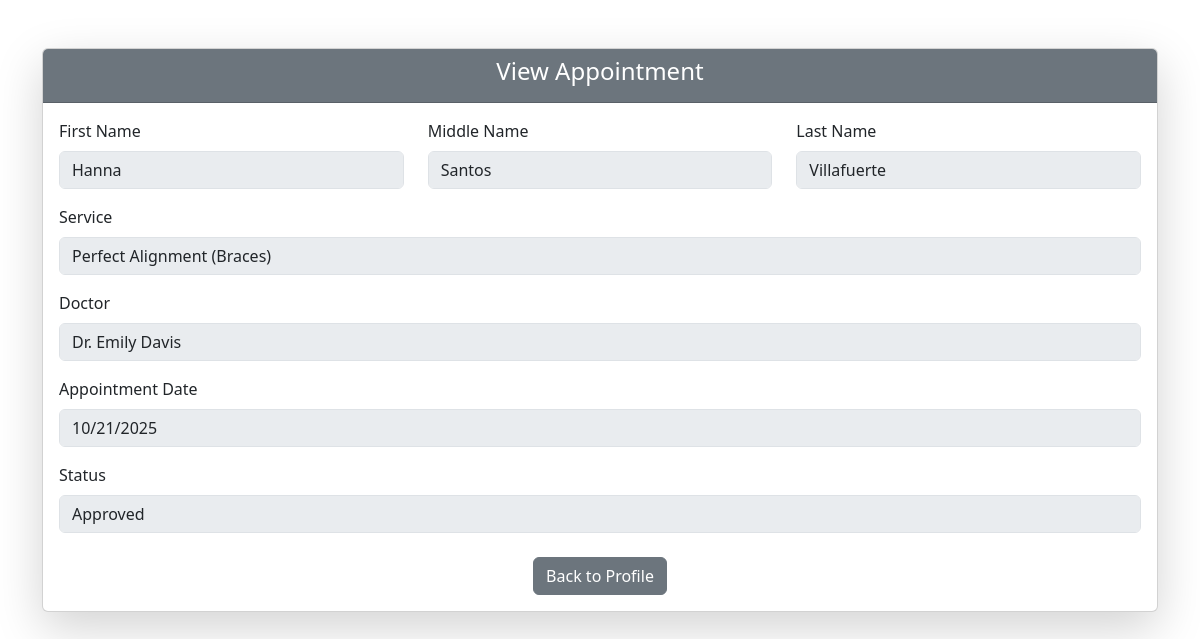
Page /appointment-view.php?id=1 (signed in) on the committed database.
### tables this page shows
CREATE TABLE `appointments` (
  `appointment_id` int NOT NULL,
  `user_id` int DEFAULT NULL,
  `firstname` varchar(50) NOT NULL,
  `middlename` varchar(50) NOT NULL,
  `lastname` varchar(50) NOT NULL,
  `email` varchar(100) NOT NULL,
  `age` varchar(5) NOT NULL,
  `service_id` int DEFAULT NULL,
  `doctor_id` int DEFAULT NULL,
  `appointment_date` date DEFAULT NULL,
  `message` text,
  `created_at` timestamp NULL DEFAULT CURRENT_TIMESTAMP,
  `status` varchar(50) DEFAULT 'Pending'
);

CREATE TABLE `services` (
  `service_id` int NOT NULL,
  `category_id` int DEFAULT NULL,
  `service_name` varchar(100) NOT NULL
);

CREATE TABLE `doctors` (
  `doctor_id` int NOT NULL,
  `doctor_name` varchar(100) NOT NULL,
  `category_id` int NOT NULL,
  `email` varchar(100) NOT NULL,
  `phone` varchar(20) NOT NULL,
  `status` enum('active','inactive') DEFAULT 'active',
  `created_at` timestamp NULL DEFAULT CURRENT_TIMESTAMP
);

### app-view.php (called while the page is built, shortened)
<?php
include 'dbconnection.php';
$user_id = $_SESSION['user_id'];
$appointment_id = $_GET['id'];
$sql = "
    SELECT a.*, s.service_name, d.doctor_name
    FROM appointments a
    JOIN services s ON a.service_id = s.service_id
    JOIN doctors d ON a.doctor_id = d.doctor_id
    WHERE a.appointment_id = :aid AND a.user_id = :uid
";
$stmt = $pdo->prepare($sql);
$stmt->execute(['aid' => $appointment_id, 'uid' => $user_id]);
$appointment = $stmt->fetch(PDO::FETCH_ASSOC);
?>

### appointment-view.php (the view, shortened to what this page needs)
<?php
include 'dbconnection.php';
include 'app-view.php';
?>
<!DOCTYPE html>
<html lang="en">
<head>
<link href="https://cdn.jsdelivr.net/npm/bootstrap@5.3.2/dist/css/bootstrap.min.css" rel="stylesheet">
</head>
<body>
<div class="container mt-5">
    <div class="card shadow-lg">
        <div class="card-header bg-secondary text-white text-center">
            <h4>View Appointment</h4>
        </div>
        <div class="card-body">
            <div class="row mb-3">
                <div class="col-md-4">
                    <label class="form-label">First Name</label>
                    <input type="text" class="form-control" value="<?= htmlspecialchars($appointment['firstname']) ?>" disabled>
                </div>
                <div class="col-md-4">
                    <label class="form-label">Middle Name</label>
                    <input type="text" class="form-control" value="<?= htmlspecialchars($appointment['middlename']) ?>" disabled>
                </div>
                <div class="col-md-4">
                    <label class="form-label">Last Name</label>
                    <input type="text" class="form-control" value="<?= htmlspecialchars($appointment['lastname']) ?>" disabled>
                </div>
            </div>
            <div class="mb-3">
                <label class="form-label">Service</label>
                <input type="text" class="form-control" value="<?= htmlspecialchars($appointment['service_name']) ?>" disabled>
            </div>
            <div class="mb-3">
                <label class="form-label">Doctor</label>
                <input type="text" class="form-control" value="<?= htmlspecialchars($appointment['doctor_name']) ?>" disabled>
            </div>
            <div class="mb-3">
                <label class="form-label">Appointment Date</label>
                <input type="date" class="form-control" value="<?= htmlspecialchars($appointment['appointment_date']) ?>" disabled>
            </div>
            <div class="mb-3">
                <label class="form-label">Status</label>
                <input type="text" class="form-control" value="<?= htmlspecialchars($appointment['status']) ?>" disabled>
            </div>
            <div class="text-center mt-4">
                <a href="profile.php" class="btn btn-secondary">Back to Profile</a>
            </div>
        </div>
    </div>
</div>
</body>
</html>

### rows in the picture
appointments: firstname "Hanna", middlename "Santos", lastname "Villafuerte", service.service_name "Perfect Alignment (Braces)", doctor.doctor_name "Dr. Emily Davis", appointment_date "10/21/2025", status "Approved"
